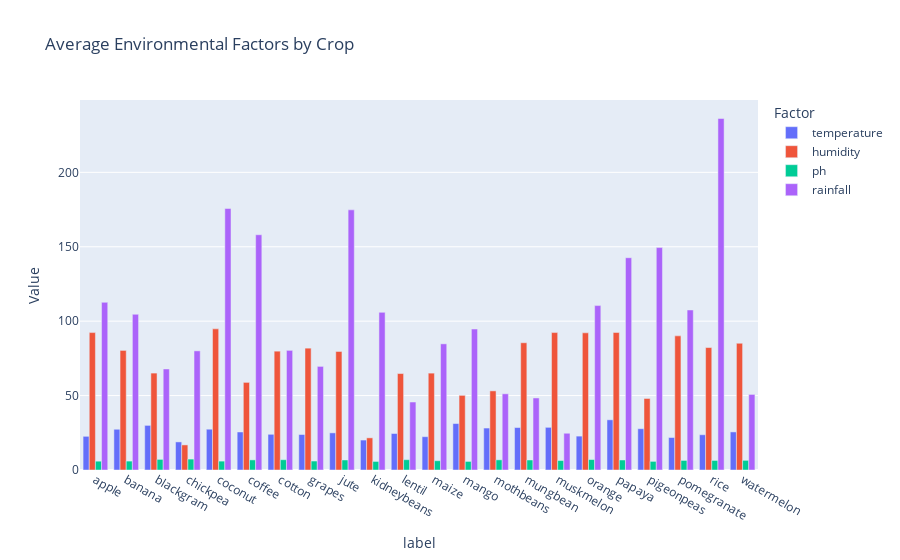

Notebook code for this chart:
### Code cell
fig = px.bar(env_avg, x='label', y=['temperature', 'humidity', 'ph', 'rainfall'],
             title='Average Environmental Factors by Crop',
             labels={'value': 'Value', 'variable': 'Factor'},
             barmode='group')
fig.show()

### Figure 1 — Plotly figure (JSON) as saved in the notebook; plotly's stock layout.template omitted (floating-point values rounded to 4 significant figures)
{"data": [{"alignmentgroup": "True", "hovertemplate": "Factor=temperature<br>label=%{x}<br>Value=%{y}<extra></extra>", "legendgroup": "temperature", "marker": {"color": "#636efa", "pattern": {"shape": ""}}, "name": "temperature", "offsetgroup": "temperature", "orientation": "v", "showlegend": true, "textposition": "auto", "type": "bar", "x": ["apple", "banana", "blackgram", "chickpea", "coconut", "coffee", "cotton", "grapes", "jute", "kidneybeans", "lentil", "maize", "mango", "mothbeans", "mungbean", "muskmelon", "orange", "papaya", "pigeonpeas", "pomegranate", "rice", "watermelon"], "xaxis": "x", "y": [22.63, 27.38, 29.97, 18.87, 27.41, 25.54, 23.99, 23.85, 24.96, 20.12, 24.51, 22.39, 31.21, 28.19, 28.53, 28.66, 22.77, 33.72, 27.74, 21.84, 23.69, 25.59], "yaxis": "y"}, {"alignmentgroup": "True", "hovertemplate": "Factor=humidity<br>label=%{x}<br>Value=%{y}<extra></extra>", "legendgroup": "humidity", "marker": {"color": "#EF553B", "pattern": {"shape": ""}}, "name": "humidity", "offsetgroup": "humidity", "orientation": "v", "showlegend": true, "textposition": "auto", "type": "bar", "x": ["apple", "banana", "blackgram", "chickpea", "coconut", "coffee", "cotton", "grapes", "jute", "kidneybeans", "lentil", "maize", "mango", "mothbeans", "mungbean", "muskmelon", "orange", "papaya", "pigeonpeas", "pomegranate", "rice", "watermelon"], "xaxis": "x", "y": [92.33, 80.36, 65.12, 16.86, 94.84, 58.87, 79.84, 81.88, 79.64, 21.61, 64.8, 65.09, 50.16, 53.16, 85.5, 92.34, 92.17, 92.4, 48.06, 90.13, 82.27, 85.16], "yaxis": "y"}, {"alignmentgroup": "True", "hovertemplate": "Factor=ph<br>label=%{x}<br>Value=%{y}<extra></extra>", "legendgroup": "ph", "marker": {"color": "#00cc96", "pattern": {"shape": ""}}, "name": "ph", "offsetgroup": "ph", "orientation": "v", "showlegend": true, "textposition": "auto", "type": "bar", "x": ["apple", "banana", "blackgram", "chickpea", "coconut", "coffee", "cotton", "grapes", "jute", "kidneybeans", "lentil", "maize", "mango", "mothbeans", "mungbean", "muskmelon", "orange", "papaya", "pigeonpeas", "pomegranate", "rice", "watermelon"], "xaxis": "x", "y": [5.93, 5.984, 7.134, 7.337, 5.977, 6.79, 6.913, 6.026, 6.733, 5.749, 6.928, 6.245, 5.766, 6.831, 6.724, 6.359, 7.017, 6.741, 5.794, 6.429, 6.425, 6.496], "yaxis": "y"}, {"alignmentgroup": "True", "hovertemplate": "Factor=rainfall<br>label=%{x}<br>Value=%{y}<extra></extra>", "legendgroup": "rainfall", "marker": {"color": "#ab63fa", "pattern": {"shape": ""}}, "name": "rainfall", "offsetgroup": "rainfall", "orientation": "v", "showlegend": true, "textposition": "auto", "type": "bar", "x": ["apple", "banana", "blackgram", "chickpea", "coconut", "coffee", "cotton", "grapes", "jute", "kidneybeans", "lentil", "maize", "mango", "mothbeans", "mungbean", "muskmelon", "orange", "papaya", "pigeonpeas", "pomegranate", "rice", "watermelon"], "xaxis": "x", "y": [112.7, 104.6, 67.88, 80.06, 175.7, 158.1, 80.4, 69.61, 174.8, 105.9, 45.68, 84.77, 94.7, 51.2, 48.4, 24.69, 110.5, 142.6, 149.5, 107.5, 236.2, 50.79], "yaxis": "y"}], "layout": {"barmode": "group", "legend": {"title": {"text": "Factor"}, "tracegroupgap": 0}, "title": {"text": "Average Environmental Factors by Crop"}, "xaxis": {"anchor": "y", "domain": [0, 1], "title": {"text": "label"}}, "yaxis": {"anchor": "x", "domain": [0, 1], "title": {"text": "Value"}}}}
